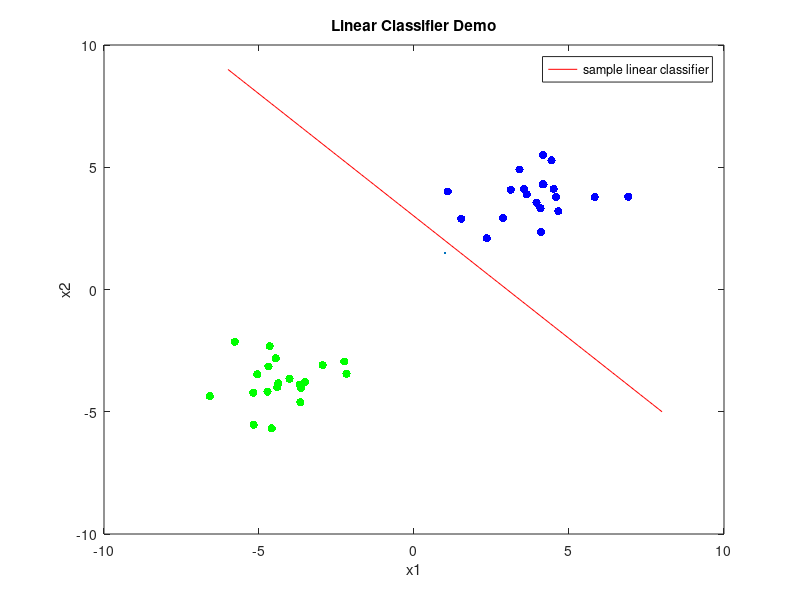

The MATLAB source for this figure: (Note: this script raises an error after producing the figure.)


%generate random number A according to
%standard normal distribution.
m=40;
n=2;
A1=normrnd(4,1,m/2,n);
A2=normrnd(-4,1,m/2,n);
A=[A1;A2];

v=[1;1];
gamma=-3;
%set value of y
y=zeros(m,1);
for i=1:m
    if A(i,:)*v+gamma>=0
        y(i)=1;
    else
        y(i)=-1;
    end
end
Y=diag(y);

rou=100;

indx_pst=find(y==1);
indx_ngtv=find(y==-1);
% make plot.
x_axis=[-6:0.1:8];
y_axis=-x_axis-gamma;
plot(x_axis,y_axis,'r',LineWidth=1.5)
hold on;
scatter(A(indx_pst,1),A(indx_pst,2),'b','filled')
scatter(A(indx_ngtv,1),A(indx_ngtv,2),'g','filled')
hold off;
legend('sample linear classifier')
xlabel('x1')
ylabel('x2')
title('Linear Classifier Demo')


%% formulate quadratic programming.
H=[eye(n,n),zeros(n,1),zeros(n,m);
    zeros(1,n),zeros(1,1),zeros(1,m);
    zeros(m,n),zeros(m,1),zeros(m,m)];
%because this method require H to be P.S.D, thus we change it a little bit.
epsilon=1.e-15;
%add small perturbation.
%Revised Version of H.
H_distb=[eye(n,n),zeros(n,1),zeros(n,m);
    zeros(1,n),epsilon*eye(1,1),zeros(1,m);
    zeros(m,n),zeros(m,1),epsilon*eye(m,m)];
%linear term
c=[zeros(n,1);zeros(1,1); rou*ones(m,1)];
%Inequality matrix AI
AI=[-Y*A, -Y*ones(m,1),-eye(m,m);
    zeros(m,n), zeros(m,1), -eye(m,m);];
%corresponding bI for inequality constraints.
bI=[-ones(m,1);zeros(m,1)];

EI=diag(sign(bI));
%solve following LP problem to find a feasible starting point x0.
c_lin=[zeros(m+n+1,1); zeros(2*m,1); ones(2*m,1)];
A_lin_eq=[AI, eye(2*m,2*m), EI];
B_lin_eq=bI;
A_lin_iq=[zeros(m+n+1,m+n+1),zeros(m+n+1,2*m), zeros(m+n+1,2*m);
    zeros(2*m,m+n+1), -eye(2*m,2*m), zeros(2*m,2*m);
    zeros(2*m,m+n+1), zeros(2*m,2*m), -eye(2*m,2*m)];

b_lin_iq=zeros(5*m+n+1,1);

sol=linprog(c_lin,A_lin_iq,b_lin_iq,A_lin_eq,B_lin_eq);
%find x0
x0=sol(1:43,:);
%generate active set
%Activeset=find(AI*x0==0);
%rank_AS=rank(AI(Activeset,:))
%generate working set.
%wIndx=Activeset(randi([1,size(Activeset,1)],2,1),:);
wIndx=[];
% apply QP solver for SVM primal problem. no AE is required here.
[opt_sol,lag1,lag2,wIndx_final,flag,it]=MyQP_ActiveSet(H_distb,c,AI,bI,[],x0,wIndx,100,true);


%generate solution for svm
v1=opt_sol(1:n,:);
gamma1=opt_sol(n+1,:)
%% make plot
y_axis1=-(v1(1,1)/v1(2,1))*x_axis-gamma1/v1(2,1);
plot(x_axis,y_axis1,'r',LineWidth=1.5)
hold on;
%%make hyperplane v'*a+gamma+1=0;
y_axis2=-(v1(1,1)/v1(2,1))*x_axis-gamma1/v1(2,1)-1/v1(2,1);
plot(x_axis,y_axis2,'--r',LineWidth=1)

%%make hyperplane v'*a+gamma-1=0
y_axis3=-(v1(1,1)/v1(2,1))*x_axis-gamma1/v1(2,1)+1/v1(2,1);
plot(x_axis,y_axis3,'--r',LineWidth=1)

scatter(A(indx_pst,1),A(indx_pst,2),'b','filled')
scatter(A(indx_ngtv,1),A(indx_ngtv,2),'g','filled')
hold off;
legend('best seperate line','hyperplane-1','hyperplan+1')
xlabel('x1')
ylabel('x2')
title('SVM by solving primal QP')


